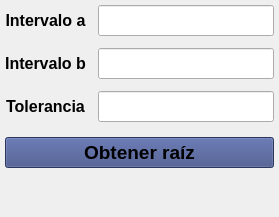
             <widget class="QWidget" name="bisection_tab">
              <attribute name="title">
               <string>Bisección</string>
              </attribute>
              <layout class="QVBoxLayout" name="verticalLayout_10">
               <property name="leftMargin">
                <number>5</number>
               </property>
               <property name="topMargin">
                <number>0</number>
               </property>
               <property name="rightMargin">
                <number>5</number>
               </property>
               <property name="bottomMargin">
                <number>9</number>
               </property>
               <item alignment="Qt::AlignmentFlag::AlignTop">
                <widget class="QWidget" name="bisection_config_widget" native="true">
                 <property name="maximumSize">
                  <size>
                   <width>16777215</width>
                   <height>16777215</height>
                  </size>
                 </property>
                 <property name="font">
                  <font>
                   <pointsize>9</pointsize>
                   <kerning>true</kerning>
                  </font>
                 </property>
                 <layout class="QVBoxLayout" name="verticalLayout_12">
                  <property name="spacing">
                   <number>12</number>
                  </property>
                  <property name="leftMargin">
                   <number>0</number>
                  </property>
                  <property name="topMargin">
                   <number>5</number>
                  </property>
                  <property name="rightMargin">
                   <number>0</number>
                  </property>
                  <property name="bottomMargin">
                   <number>9</number>
                  </property>
                  <item>
                   <layout class="QGridLayout" name="bisection_config_grid" rowstretch="1,100,0">
                    <item row="1" column="0">
                     <widget class="QLabel" name="bisection_interval_b_label">
                      <property name="font">
                       <font>
                        <pointsize>12</pointsize>
                        <bold>true</bold>
                       </font>
                      </property>
                      <property name="text">
                       <string>Intervalo b</string>
                      </property>
                      <property name="alignment">
                       <set>Qt::AlignmentFlag::AlignCenter</set>
                      </property>
                     </widget>
                    </item>
                    <item row="0" column="0">
                     <widget class="QLabel" name="bisection_interval_a_label">
                      <property name="font">
                       <font>
                        <pointsize>12</pointsize>
                        <bold>true</bold>
                       </font>
                      </property>
                      <property name="text">
                       <string>Intervalo a</string>
                      </property>
                      <property name="alignment">
                       <set>Qt::AlignmentFlag::AlignCenter</set>
                      </property>
                     </widget>
                    </item>
                    <item row="2" column="0">
                     <widget class="QLabel" name="bisection_tolerance_label">
                      <property name="font">
                       <font>
                        <pointsize>12</pointsize>
                        <bold>true</bold>
                       </font>
                      </property>
                      <property name="text">
                       <string>Tolerancia</string>
                      </property>
                      <property name="alignment">
                       <set>Qt::AlignmentFlag::AlignCenter</set>
                      </property>
                     </widget>
                    </item>
                    <item row="1" column="1">
                     <widget class="QLineEdit" name="bisection_interval_b_line_edit">
                      <property name="font">
                       <font>
                        <pointsize>14</pointsize>
                        <fontweight></fontweight>
                       </font>
                      </property>
                      <property name="clearButtonEnabled">
                       <bool>true</bool>
                      </property>
                     </widget>
                    </item>
                    <item row="2" column="1">
                     <widget class="QLineEdit" name="bisection_tolerance_line_edit">
                      <property name="font">
                       <font>
                        <pointsize>14</pointsize>
                        <fontweight></fontweight>
                       </font>
                      </property>
                      <property name="clearButtonEnabled">
                       <bool>true</bool>
                      </property>
                     </widget>
                    </item>
                    <item row="0" column="1">
                     <widget class="QLineEdit" name="bisection_interval_a_line_edit">
                      <property name="font">
                       <font>
                        <pointsize>14</pointsize>
                        <fontweight></fontweight>
                       </font>
                      </property>
                      <property name="clearButtonEnabled">
                       <bool>true</bool>
                      </property>
                     </widget>
                    </item>
                   </layout>
                  </item>
                 </layout>
                </widget>
               </item>
               <item>
                <widget class="QPushButton" name="bisection_solution_button">
                 <property name="font">
                  <font>
                   <pointsize>14</pointsize>
                   <bold>true</bold>
                  </font>
                 </property>
                 <property name="styleSheet">
                  <string notr="true">QPushButton{
background-color: #3c4b84
}

QPushButton::hover{
background-color: #47599d;
}

QPushButton::pressed{
background-color: #4f63ae;
}</string>
                 </property>
                 <property name="text">
                  <string>Obtener raíz</string>
                 </property>
                </widget>
               </item>
               <item>
                <spacer name="bisection_spacer">
                 <property name="orientation">
                  <enum>Qt::Orientation::Vertical</enum>
                 </property>
                 <property name="sizeHint" stdset="0">
                  <size>
                   <width>20</width>
                   <height>40</height>
                  </size>
                 </property>
                </spacer>
               </item>
              </layout>
             </widget>
